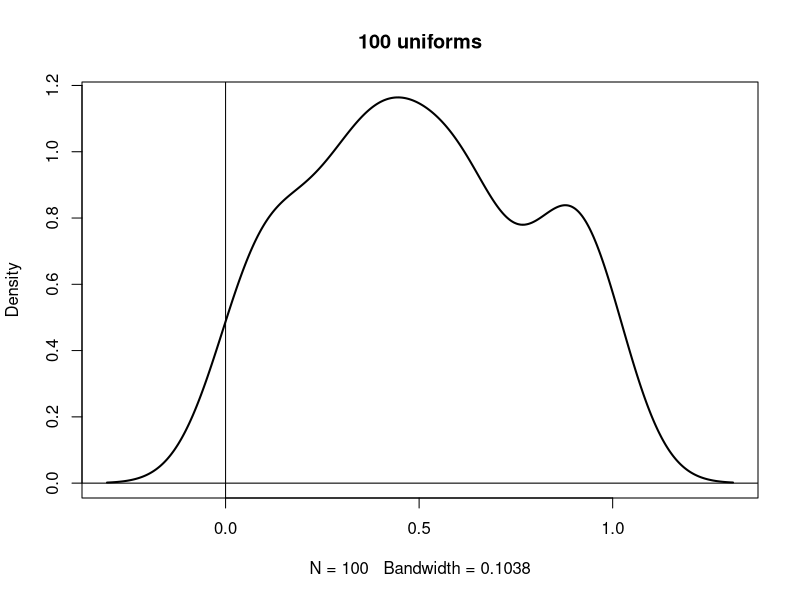
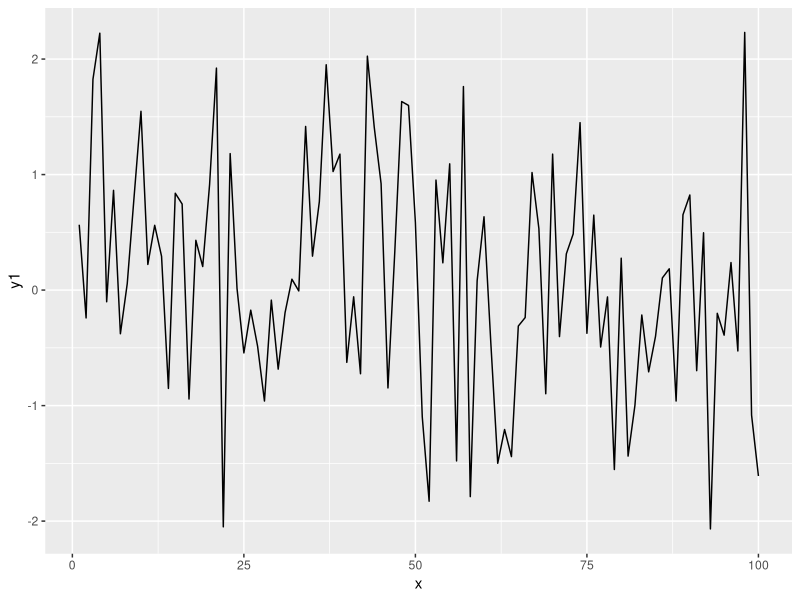
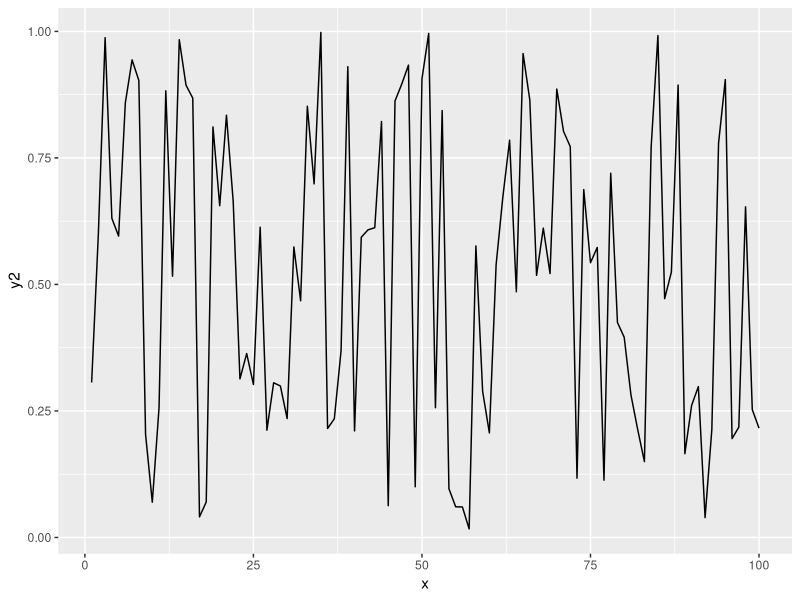

These figures' R source, in order:
## ---- chunk 1
plot(density(runif(100)), lwd=2, main="100 uniforms")
abline(h=0, v=0)
## ---- chunk 2
  ### My Header (treated as R comment, as it is in a code block)
  library(ggplot2)
  test_data <- data.frame(y1 = rnorm(100), y2 = runif(100), x = 1:100)
  ggplot(test_data, aes(y = y1, x = x)) + geom_line()
  ggplot(test_data, aes(y = y2, x = x)) + geom_line()
